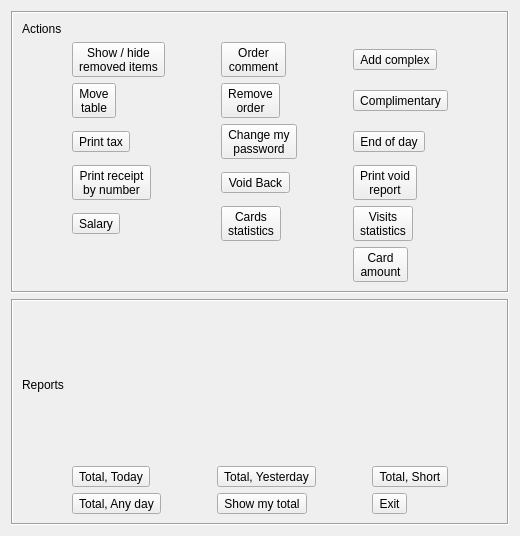
<?xml version="1.0" encoding="UTF-8"?>
<ui version="4.0">
 <class>RTools</class>
 <widget class="QDialog" name="RTools">
  <property name="geometry">
   <rect>
    <x>0</x>
    <y>0</y>
    <width>520</width>
    <height>536</height>
   </rect>
  </property>
  <property name="windowTitle">
   <string>Tools</string>
  </property>
  <layout class="QVBoxLayout" name="verticalLayout">
   <item>
    <widget class="QFrame" name="frame">
     <property name="frameShape">
      <enum>QFrame::Box</enum>
     </property>
     <property name="frameShadow">
      <enum>QFrame::Sunken</enum>
     </property>
     <layout class="QVBoxLayout" name="verticalLayout_2">
      <item>
       <widget class="QLabel" name="label_2">
        <property name="text">
         <string>Actions</string>
        </property>
       </widget>
      </item>
      <item>
       <layout class="QGridLayout" name="gridLayout">
        <item row="1" column="0">
         <widget class="QToolButton" name="btnMoveTable">
          <property name="text">
           <string>Move
table</string>
          </property>
          <property name="icon">
           <iconset resource="res.qrc">
            <normaloff>:/images/transfer.png</normaloff>:/images/transfer.png</iconset>
          </property>
          <property name="toolButtonStyle">
           <enum>Qt::ToolButtonTextUnderIcon</enum>
          </property>
         </widget>
        </item>
        <item row="2" column="1">
         <widget class="QToolButton" name="btnChangePassword">
          <property name="text">
           <string>Change my
password</string>
          </property>
          <property name="icon">
           <iconset resource="res.qrc">
            <normaloff>:/images/lock.png</normaloff>:/images/lock.png</iconset>
          </property>
          <property name="toolButtonStyle">
           <enum>Qt::ToolButtonTextUnderIcon</enum>
          </property>
         </widget>
        </item>
        <item row="1" column="2">
         <widget class="QToolButton" name="btnCompimentary">
          <property name="text">
           <string>Complimentary</string>
          </property>
          <property name="icon">
           <iconset resource="res.qrc">
            <normaloff>:/images/gift.png</normaloff>:/images/gift.png</iconset>
          </property>
          <property name="toolButtonStyle">
           <enum>Qt::ToolButtonTextUnderIcon</enum>
          </property>
         </widget>
        </item>
        <item row="0" column="1">
         <widget class="QToolButton" name="btnOrderComment">
          <property name="text">
           <string>Order
comment</string>
          </property>
          <property name="icon">
           <iconset resource="res.qrc">
            <normaloff>:/images/mark.png</normaloff>:/images/mark.png</iconset>
          </property>
          <property name="toolButtonStyle">
           <enum>Qt::ToolButtonTextUnderIcon</enum>
          </property>
         </widget>
        </item>
        <item row="2" column="0">
         <widget class="QToolButton" name="btnTax">
          <property name="text">
           <string>Print tax</string>
          </property>
          <property name="icon">
           <iconset resource="res.qrc">
            <normaloff>:/images/tax.png</normaloff>:/images/tax.png</iconset>
          </property>
          <property name="toolButtonStyle">
           <enum>Qt::ToolButtonTextUnderIcon</enum>
          </property>
         </widget>
        </item>
        <item row="1" column="1">
         <widget class="QToolButton" name="btnRemoveOrder">
          <property name="text">
           <string>Remove
order</string>
          </property>
          <property name="icon">
           <iconset resource="res.qrc">
            <normaloff>:/images/garbage.png</normaloff>:/images/garbage.png</iconset>
          </property>
          <property name="toolButtonStyle">
           <enum>Qt::ToolButtonTextUnderIcon</enum>
          </property>
         </widget>
        </item>
        <item row="3" column="1">
         <widget class="QToolButton" name="btnVoidBack">
          <property name="text">
           <string>Void Back</string>
          </property>
          <property name="icon">
           <iconset resource="res.qrc">
            <normaloff>:/images/recycle.png</normaloff>:/images/recycle.png</iconset>
          </property>
          <property name="toolButtonStyle">
           <enum>Qt::ToolButtonTextUnderIcon</enum>
          </property>
         </widget>
        </item>
        <item row="0" column="2">
         <widget class="QToolButton" name="btnComplex">
          <property name="text">
           <string>Add complex</string>
          </property>
          <property name="icon">
           <iconset resource="res.qrc">
            <normaloff>:/images/dinner.png</normaloff>:/images/dinner.png</iconset>
          </property>
          <property name="toolButtonStyle">
           <enum>Qt::ToolButtonTextUnderIcon</enum>
          </property>
         </widget>
        </item>
        <item row="3" column="0">
         <widget class="QToolButton" name="btnPrintAnyReport">
          <property name="text">
           <string>Print receipt
by number</string>
          </property>
          <property name="icon">
           <iconset resource="res.qrc">
            <normaloff>:/images/invoice.png</normaloff>:/images/invoice.png</iconset>
          </property>
          <property name="toolButtonStyle">
           <enum>Qt::ToolButtonTextUnderIcon</enum>
          </property>
         </widget>
        </item>
        <item row="0" column="0">
         <widget class="QToolButton" name="btnShowHideRemovedItems">
          <property name="text">
           <string>Show / hide
removed items</string>
          </property>
          <property name="icon">
           <iconset resource="res.qrc">
            <normaloff>:/images/basket.png</normaloff>:/images/basket.png</iconset>
          </property>
          <property name="toolButtonStyle">
           <enum>Qt::ToolButtonTextUnderIcon</enum>
          </property>
         </widget>
        </item>
        <item row="2" column="2">
         <widget class="QToolButton" name="btnCloseDay">
          <property name="text">
           <string>End of day</string>
          </property>
          <property name="icon">
           <iconset resource="res.qrc">
            <normaloff>:/images/money_calculator.png</normaloff>:/images/money_calculator.png</iconset>
          </property>
          <property name="toolButtonStyle">
           <enum>Qt::ToolButtonTextUnderIcon</enum>
          </property>
         </widget>
        </item>
        <item row="4" column="2">
         <widget class="QToolButton" name="btnVisitStat">
          <property name="text">
           <string>Visits
statistics</string>
          </property>
          <property name="icon">
           <iconset resource="res.qrc">
            <normaloff>:/images/guests.png</normaloff>:/images/guests.png</iconset>
          </property>
          <property name="toolButtonStyle">
           <enum>Qt::ToolButtonTextUnderIcon</enum>
          </property>
         </widget>
        </item>
        <item row="4" column="0">
         <widget class="QToolButton" name="btnSalary">
          <property name="text">
           <string>Salary</string>
          </property>
          <property name="icon">
           <iconset resource="res.qrc">
            <normaloff>:/images/invoice.png</normaloff>:/images/invoice.png</iconset>
          </property>
          <property name="toolButtonStyle">
           <enum>Qt::ToolButtonTextUnderIcon</enum>
          </property>
         </widget>
        </item>
        <item row="4" column="1">
         <widget class="QToolButton" name="btnCardStat">
          <property name="text">
           <string>Cards
statistics</string>
          </property>
          <property name="icon">
           <iconset resource="res.qrc">
            <normaloff>:/images/guests.png</normaloff>:/images/guests.png</iconset>
          </property>
          <property name="toolButtonStyle">
           <enum>Qt::ToolButtonTextUnderIcon</enum>
          </property>
         </widget>
        </item>
        <item row="3" column="2">
         <widget class="QToolButton" name="btnPrintVoid">
          <property name="text">
           <string>Print void
report</string>
          </property>
          <property name="icon">
           <iconset resource="res.qrc">
            <normaloff>:/images/recycle.png</normaloff>:/images/recycle.png</iconset>
          </property>
          <property name="toolButtonStyle">
           <enum>Qt::ToolButtonTextUnderIcon</enum>
          </property>
         </widget>
        </item>
        <item row="5" column="2">
         <widget class="QToolButton" name="btnCheckCard">
          <property name="text">
           <string>Card
amount</string>
          </property>
          <property name="icon">
           <iconset resource="res.qrc">
            <normaloff>:/images/money_calculator.png</normaloff>:/images/money_calculator.png</iconset>
          </property>
          <property name="toolButtonStyle">
           <enum>Qt::ToolButtonTextUnderIcon</enum>
          </property>
         </widget>
        </item>
       </layout>
      </item>
     </layout>
    </widget>
   </item>
   <item>
    <widget class="QFrame" name="frame_2">
     <property name="frameShape">
      <enum>QFrame::Box</enum>
     </property>
     <property name="frameShadow">
      <enum>QFrame::Sunken</enum>
     </property>
     <layout class="QVBoxLayout" name="verticalLayout_3">
      <item>
       <widget class="QLabel" name="label">
        <property name="text">
         <string>Reports</string>
        </property>
       </widget>
      </item>
      <item>
       <layout class="QGridLayout" name="gridLayout_2">
        <item row="1" column="2">
         <widget class="QToolButton" name="btnExit">
          <property name="text">
           <string>Exit</string>
          </property>
          <property name="icon">
           <iconset resource="res.qrc">
            <normaloff>:/images/exit.png</normaloff>:/images/exit.png</iconset>
          </property>
          <property name="toolButtonStyle">
           <enum>Qt::ToolButtonTextUnderIcon</enum>
          </property>
         </widget>
        </item>
        <item row="0" column="0">
         <widget class="QToolButton" name="btnTotalReport">
          <property name="text">
           <string>Total, Today</string>
          </property>
          <property name="icon">
           <iconset resource="res.qrc">
            <normaloff>:/images/money_calculator.png</normaloff>:/images/money_calculator.png</iconset>
          </property>
          <property name="toolButtonStyle">
           <enum>Qt::ToolButtonTextUnderIcon</enum>
          </property>
         </widget>
        </item>
        <item row="0" column="1">
         <widget class="QToolButton" name="btnTotalYesterday">
          <property name="text">
           <string>Total, Yesterday</string>
          </property>
          <property name="icon">
           <iconset resource="res.qrc">
            <normaloff>:/images/money_calculator.png</normaloff>:/images/money_calculator.png</iconset>
          </property>
          <property name="toolButtonStyle">
           <enum>Qt::ToolButtonTextUnderIcon</enum>
          </property>
         </widget>
        </item>
        <item row="1" column="1">
         <widget class="QToolButton" name="btnShowNyTotal">
          <property name="text">
           <string>Show my total</string>
          </property>
          <property name="icon">
           <iconset resource="res.qrc">
            <normaloff>:/images/money_calculator.png</normaloff>:/images/money_calculator.png</iconset>
          </property>
          <property name="toolButtonStyle">
           <enum>Qt::ToolButtonTextUnderIcon</enum>
          </property>
         </widget>
        </item>
        <item row="1" column="0">
         <widget class="QToolButton" name="btnTotalReportAnyDay">
          <property name="text">
           <string>Total, Any day</string>
          </property>
          <property name="icon">
           <iconset resource="res.qrc">
            <normaloff>:/images/money_calculator.png</normaloff>:/images/money_calculator.png</iconset>
          </property>
          <property name="toolButtonStyle">
           <enum>Qt::ToolButtonTextUnderIcon</enum>
          </property>
         </widget>
        </item>
        <item row="0" column="2">
         <widget class="QToolButton" name="btnTotalShort">
          <property name="text">
           <string>Total, Short</string>
          </property>
          <property name="icon">
           <iconset resource="res.qrc">
            <normaloff>:/images/money_calculator.png</normaloff>:/images/money_calculator.png</iconset>
          </property>
          <property name="toolButtonStyle">
           <enum>Qt::ToolButtonTextUnderIcon</enum>
          </property>
         </widget>
        </item>
       </layout>
      </item>
     </layout>
    </widget>
   </item>
  </layout>
 </widget>
 <resources>
  <include location="res.qrc"/>
 </resources>
 <connections/>
</ui>
